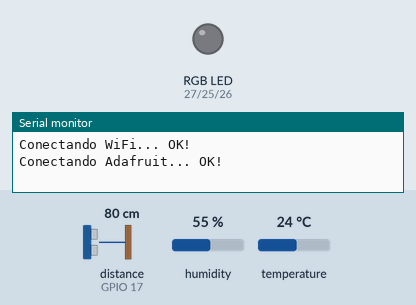
Recording of a sketch running on a simulated ESP32. Parts: an RGB LED mixed from three pins (HIGH = lit), the last lines printed to the serial monitor. The inputs (shaded band) are chosen by the test bench; at power-on: distance to the obstacle (sensor on GPIO 17) 80 cm, humidity 55 %, temperature 24 °C. The echo pulse lasts 58.3 µs per cm; WiFi joins after 1.5 s; servers stay silent unless stated; no MQTT or app messages arrive unless stated; pins used as bus, display or sensor lines are not drawn.

Above: at 2.7 s.
2.8 s: distance to the obstacle (sensor on GPIO 17) set to 21 cm
7.7 s: distance to the obstacle (sensor on GPIO 17) set to 17 cm
At 13.2 s:
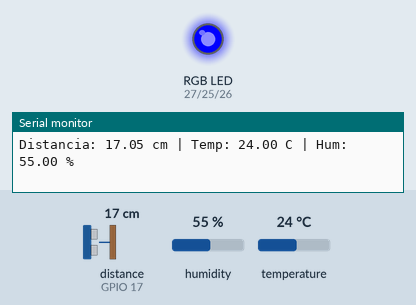
13.7 s: distance to the obstacle (sensor on GPIO 17) set to 11 cm
19.5 s: distance to the obstacle (sensor on GPIO 17) set to 8 cm
At 25.5 s:
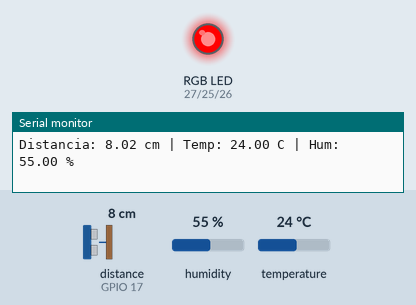
25.8 s: distance to the obstacle (sensor on GPIO 17) set to 18 cm
At 31.4 s:
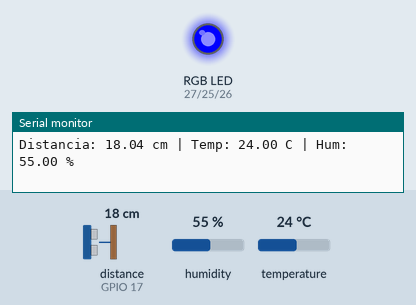
31.9 s: distance to the obstacle (sensor on GPIO 17) set to 4 cm
At 37.0 s:
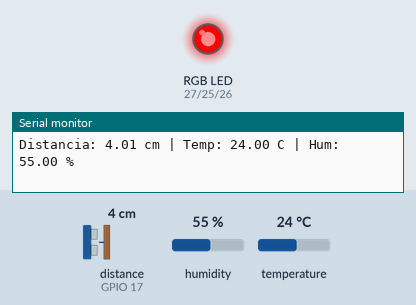
Timing chart, 0 to 38.5 s (numbered marks = the images above; inputs shaded):
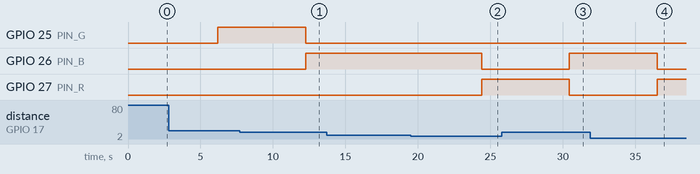

The sketch:

PruebaLedConTemperaturaYUltrasonico.ino
```cpp
#include <WiFi.h>                     // Permite a la ESP32 conectarse a tu router
#include "Adafruit_MQTT.h"            // Protocolo de comunicación ligera para Internet de las Cosas
#include "Adafruit_MQTT_Client.h"     // Cliente que maneja la conexión con Adafruit
#include "DHT.h"                      // Librería para el sensor celeste DHT11

// --- CREDENCIALES DE RED Y NUBE ---
#define WLAN_SSID   "L3oRed"
#define WLAN_PASS   "red87654"
#define AIO_SERVER      "io.adafruit.com"
#define AIO_SERVERPORT  1883
#define AIO_USERNAME    "l3ooo"
#define AIO_KEY         "aio_wRVo12xDKC0EzDF9MXRB841t2TQa"

// --- DEFINICIÓN DE PINES ---
#define TRIG_PIN 16     // Pin que emite el sonido (bocina del ultrasónico)
#define ECHO_PIN 17     // Pin que escucha el rebote del sonido (micrófono)
#define PIN_R 27        // LED Rojo (Peligro / Muy cerca)
#define PIN_G 25        // LED Verde (Seguro / Lejos)
#define PIN_B 26        // LED Amarillo (Precaución / Medio)
#define DHTPIN 14       // Pin de datos del sensor de temperatura
#define DHTTYPE DHT11   // Especificamos el modelo exacto del sensor

// --- CREACIÓN DE OBJETOS ---
WiFiClient client;                                                                    // Objeto que maneja el Wi-Fi físico
Adafruit_MQTT_Client mqtt(&client, AIO_SERVER, AIO_SERVERPORT, AIO_USERNAME, AIO_KEY); // Enlace Wi-Fi + Adafruit
DHT dht(DHTPIN, DHTTYPE);                                                             // Inicializamos el sensor DHT

// --- CREACIÓN DE CANALES (FEEDS) ---
// "Publish" es para ENVIAR datos desde la placa hacia internet
Adafruit_MQTT_Publish feedDistancia = Adafruit_MQTT_Publish(&mqtt, AIO_USERNAME "/feeds/distancia");
Adafruit_MQTT_Publish feedTemperatura = Adafruit_MQTT_Publish(&mqtt, AIO_USERNAME "/feeds/temperatura");
Adafruit_MQTT_Publish feedHumedad = Adafruit_MQTT_Publish(&mqtt, AIO_USERNAME "/feeds/humedad");
// "Subscribe" es para RECIBIR órdenes desde internet hacia la placa
Adafruit_MQTT_Subscribe feedBoton = Adafruit_MQTT_Subscribe(&mqtt, AIO_USERNAME "/feeds/boton");

// --- VARIABLES GLOBALES DE CONTROL ---
float ultimaDistancia = -1;             // Guarda la última medida válida para evaluar los LEDs
unsigned long ultimoPublicar = 0;       // Temporizador para no saturar Adafruit (reemplaza al delay)
bool ledEncendido = true;               // Estado del botón web (arranca encendido por defecto)

void setup() {
  Serial.begin(115200); // Inicia comunicación con la computadora

  // Configurar comportamiento de pines
  pinMode(TRIG_PIN, OUTPUT);
  pinMode(ECHO_PIN, INPUT);

  // Configurar las señales de los LEDs
  ledcAttach(PIN_R, 5000, 8);
  ledcAttach(PIN_G, 5000, 8);
  ledcAttach(PIN_B, 5000, 8);

  dht.begin();              // Arrancar sensor de temperatura
  escribirRGB(0, 0, 0);     // Asegurar que los LEDs inicien apagados

  mqtt.subscribe(&feedBoton); // Decirle a Adafruit que estaremos escuchando este botón
  conectarWiFi();             // Llamar a la función que conecta el internet
}

void loop() {
  // 1. Verificar conexiones (Excepción defensiva)
  if (WiFi.status() != WL_CONNECTED) conectarWiFi();
  conectarMQTT();

  // 2. Leer si alguien presionó el botón en la página web
  Adafruit_MQTT_Subscribe *sub;
  while ((sub = mqtt.readSubscription(200))) {
    if (sub == &feedBoton) {
      // Si el texto recibido es "ON", ledEncendido se vuelve true. Si es "OFF", se vuelve false.
      ledEncendido = (strcmp((char *)feedBoton.lastread, "ON") == 0);
      actualizarLED(); // Actualizar colores inmediatamente
    }
  }

  // 3. Ejecutar bloque de lectura solo cada 6 segundos (usando millis en lugar de delay)
  if (millis() - ultimoPublicar >= 6000) {
    ultimoPublicar = millis(); // Reiniciar el temporizador

    // Tomar lecturas de los sensores
    float d = leerDistanciaCm();
    float t = dht.readTemperature();
    float h = dht.readHumidity();

    // IMPRIMIR DATOS EN EL MONITOR SERIE (Para verlos en vivo)
    Serial.print("Distancia: "); Serial.print(d); Serial.print(" cm | ");
    Serial.print("Temp: "); Serial.print(t); Serial.print(" C | ");
    Serial.print("Hum: "); Serial.print(h); Serial.println(" %");

    // 4. Validar y enviar Temperatura/Humedad a Adafruit
    if (!isnan(t) && !isnan(h)) { // Si los datos NO son "Not a Number" (Excepción)
      feedTemperatura.publish(t);
      feedHumedad.publish(h);
    } else {
      Serial.println("Excepcion: Error al leer DHT11");
    }

    // 5. Validar y enviar Distancia a Adafruit
    if (d > 0) { // Si la distancia es válida (mayor a cero)
      ultimaDistancia = d;
      feedDistancia.publish(d);
    } else {
      Serial.println("Excepcion: Distancia fuera de rango");
    }

    // 6. Refrescar los LEDs según los nuevos datos
    actualizarLED();
  }

  mqtt.ping(); // Mantener viva la conexión con Adafruit
}

// --- FUNCIÓN DEL SENSOR ULTRASÓNICO ---
float leerDistanciaCm() {
  // Enviar un pulso de sonido corto (grito)
  digitalWrite(TRIG_PIN, LOW); delayMicroseconds(2);
  digitalWrite(TRIG_PIN, HIGH); delayMicroseconds(10);
  digitalWrite(TRIG_PIN, LOW);

  // Contar cuánto tarda en regresar el eco
  long duracion = pulseIn(ECHO_PIN, HIGH, 30000);
  if (duracion == 0) return -1; // Si no regresa sonido, devolver error

  // Fórmula física: Distancia = (Velocidad del sonido * Tiempo) / 2
  float distancia = (0.0344 * duracion) / 2;

  // Excepción: Limitar rango válido entre 2cm y 100cm
  return (distancia >= 2 && distancia <= 100) ? distancia : -1;
}

// --- FUNCIÓN PARA MANDAR ENERGÍA A LOS LEDS ---
void escribirRGB(uint8_t r, uint8_t g, uint8_t b) {
  ledcWrite(PIN_R, r);
  ledcWrite(PIN_G, g);
  ledcWrite(PIN_B, b);
}

// --- LÓGICA DE ALERTAS VISUALES ---
void actualizarLED() {
  // Si el botón web está apagado o el sensor falló, forzar apagado
  if (!ledEncendido || ultimaDistancia <= 0) {
    escribirRGB(0, 0, 0);
    return;
  }

  // Reglas de negocio de los LEDs según distancia
  if (ultimaDistancia < 10) escribirRGB(255, 0, 0);         // Menos de 10cm: Rojo
  else if (ultimaDistancia <= 20) escribirRGB(0, 0, 255);   // Entre 10cm y 20cm: Amarillo
  else escribirRGB(0, 255, 0);                              // Más de 20cm: Verde
}

// --- RUTINAS DE CONEXIÓN ---
void conectarWiFi() {
  Serial.print("Conectando WiFi...");
  WiFi.begin(WLAN_SSID, WLAN_PASS);
  while (WiFi.status() != WL_CONNECTED) delay(500); // Esperar hasta lograr conexión
  Serial.println(" OK!");
}

void conectarMQTT() {
  if (mqtt.connected()) return; // Si ya está conectado, no hacer nada
  Serial.print("Conectando Adafruit...");
  while (mqtt.connect() != 0) { // Reintentar si la conexión a la nube falla
    mqtt.disconnect();
    delay(5000);
  }
  Serial.println(" OK!");
}
```

Measured:
- the behaviour switches between 20 and 19 cm on distance to the obstacle (sensor on GPIO 17) (found by bisection; images 0 and 1)
- the behaviour switches between 10 and 9 cm on distance to the obstacle (sensor on GPIO 17) (found by bisection; images 1 and 2)
- after the input at 7.7 s, GPIO 25 (PIN_G): HIGH → LOW after 4.6 s; GPIO 26 (PIN_B): LOW → HIGH after 4.6 s
- after the input at 19.5 s, GPIO 26 (PIN_B): HIGH → LOW after 4.9 s; GPIO 27 (PIN_R): LOW → HIGH after 4.9 s
- after the input at 25.8 s, GPIO 26 (PIN_B): LOW → HIGH after 4.7 s; GPIO 27 (PIN_R): HIGH → LOW after 4.7 s
- after the input at 31.9 s, GPIO 26 (PIN_B): HIGH → LOW after 4.6 s; GPIO 27 (PIN_R): LOW → HIGH after 4.6 s
